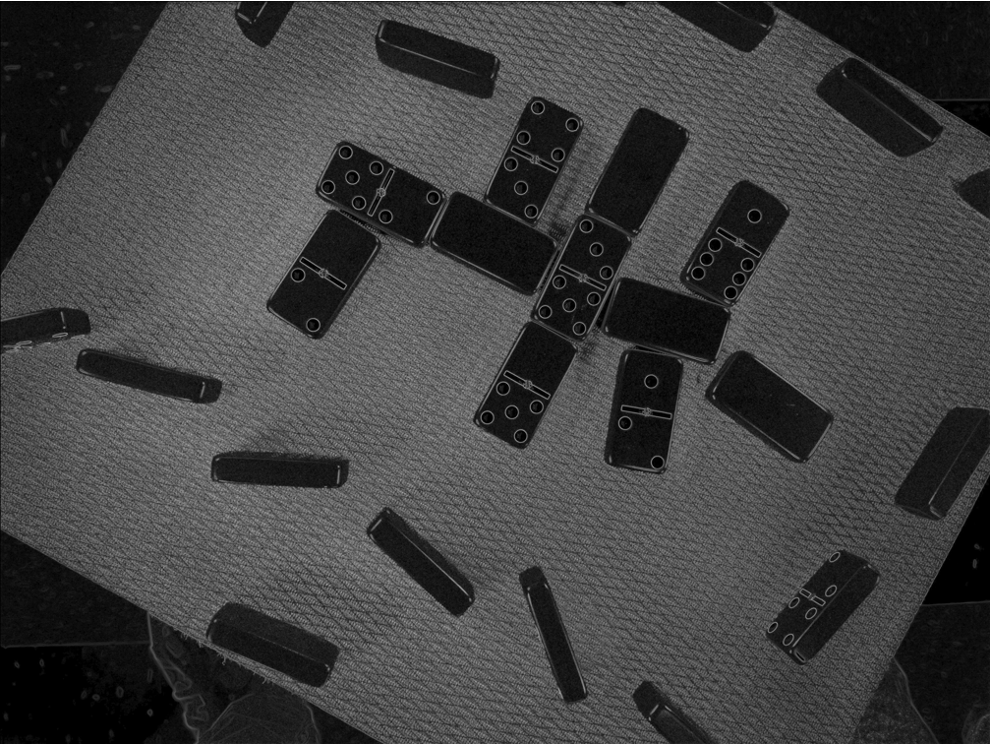
#> input picture Picture1.png, 990 x 744 px, given in place of bottom_a49.jpg, which was not available
$ jupyter execute 'Testing 1.ipynb'   (text cells are left out)
#> lines starting #> are read from the running program, lines starting #| are printed output that depends on the picture; after the words box and inside, x2 and y2 are one past the last pixel; in counts of white or black regions, pixels touching at a corner belong together; pictures that were not available may be replaced by others from this repository, and a replacement may not be noted
[cell 1]
import numpy as np
import matplotlib.pyplot as plt

[cell 2]
im_c = plt.imread("test set 1/bottom_a49.jpg")
#> im_c is the input picture: shape (744, 990, 4) float32; mean R, G, B, A 0.258, 0.258, 0.258, 0.999

[cell 3]
plt.imshow(im_c)

[cell 4]
from skimage import color

im_g = color.rgb2gray(im_c)

hist, bins = np.histogram(im_g,bins=np.linspace(0,1,101))
#> hist = 100 values, max 31316 at index 34, min 0 at index 62, mean 7365.6; bins = 101 values from 0 to 1

fig, ax = plt.subplots(ncols=2,figsize=(14,5))

ax[0].imshow(im_g, cmap='gray')
ax[1].bar(bins[:-1],hist,width=0.005)
#> figure, not shown here; panel 2: tallest bar 31316 high, from x = 0.338 to 0.343

[cell 5]
from skimage import exposure

im_eq = exposure.equalize_hist(im_g)
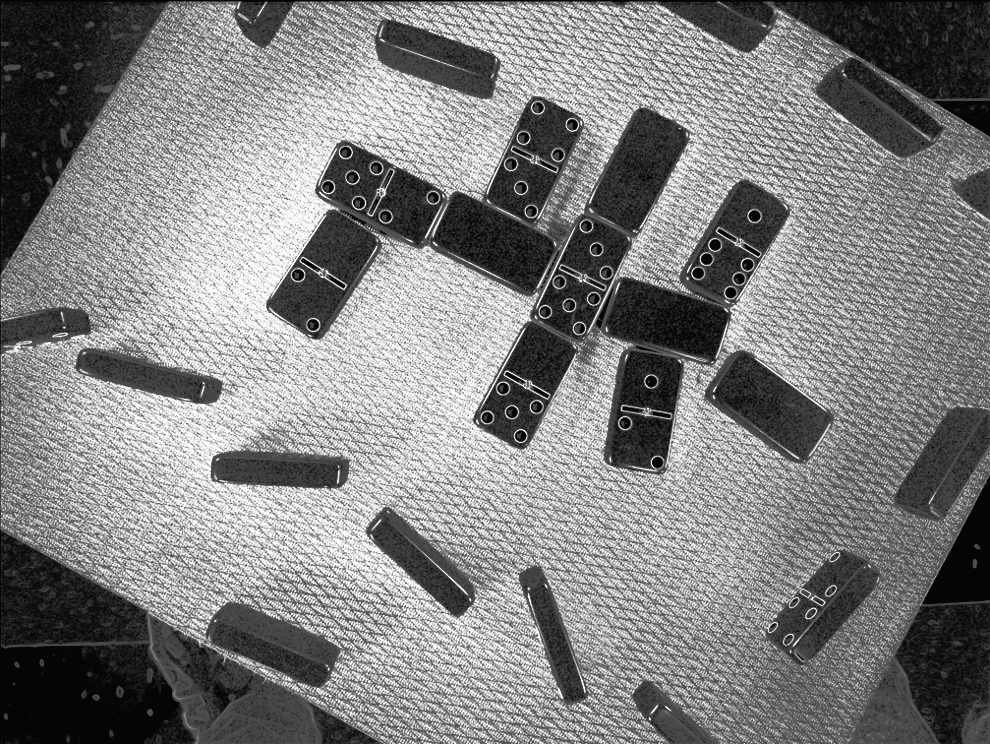
#> im_eq: shape (744, 990) float32; min 0.0215, max 1, mean 0.504

hist, bins = np.histogram(im_eq,bins=np.linspace(0,1,101))
#> hist = 100 values, max 21538 at index 2, min 0 at index 0, mean 7365.6

fig, ax = plt.subplots(ncols=2,figsize=(14,5))
ax[0].imshow(im_eq, cmap='gray')
ax[1].bar(bins[:-1],hist,width=0.005)
#> figure, not shown here; panel 2: tallest bar 21538 high, from x = 0.0175 to 0.0225

[cell 6]
import skimage.filters as flt
from skimage.morphology import square

def custom_uint(im):

    imin = np.min(im)
    imax = np.max(im)
    full = imax - imin
    new = np.round(255*(im - imin)/full, 0)
    return new.astype(int)

im_bg = flt.rank.mean(im_g,square(150))
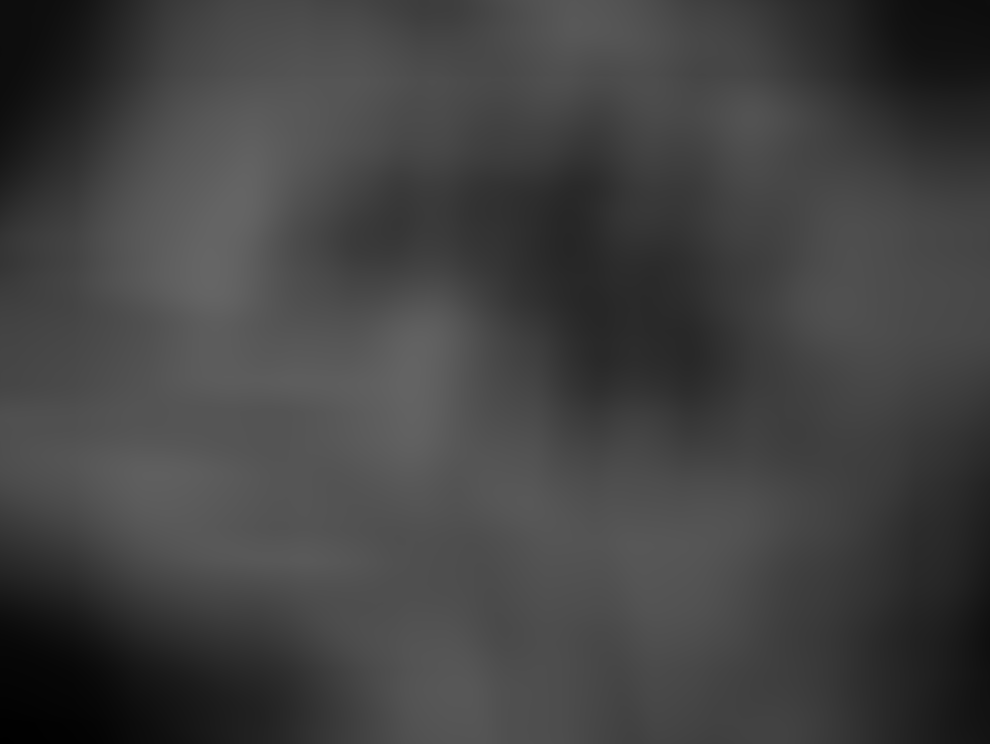
#> im_bg: shape (744, 990); min 0, max 101, mean 65.5
im_sub = custom_uint(im_g-1*im_bg)
#> in custom_uint, `imin = np.min(im)`: imin = -100.8
#> in custom_uint, `imax = np.max(im)`: imax = 0.0706
#> in custom_uint, `full = imax - imin`: full = 100.8

fig, ax = plt.subplots(ncols=2,figsize=(14,5))
ax[0].imshow(im_bg, cmap='gray')
ax[1].imshow(im_sub, cmap='gray')

[cell 7]
from skimage.feature import canny

edges = canny(im_eq,sigma=1.5)
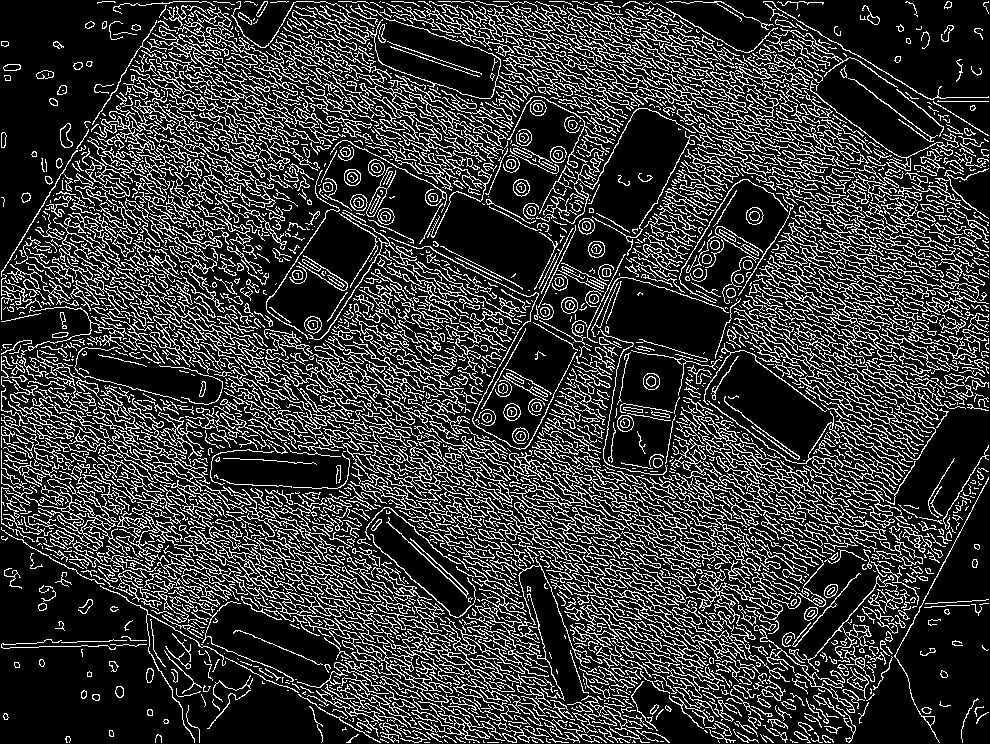
#> edges: shape (744, 990) bool; 21.6% white in thin lines or dots
plt.imshow(edges)

[cell 8]
thresh = flt.threshold_otsu(im_eq)
#> thresh = 0.505
thresh
#> Out = 0.505

[cell 9]
from skimage.morphology import closing

bw = closing(im_eq>thresh, square(20))
#> bw: shape (744, 990) bool; 73% white; 33 black regions, largest, box (x1, y1, x2, y2) and area: (0, 532, 367, 744) 41265, (0, 0, 166, 261) 23887, (781, 0, 990, 155) 21612
bw
fig, ax = plt.subplots(ncols=2,figsize=(14,5))
ax[0].imshow(im_g, cmap='gray')
ax[1].imshow(bw, cmap='gray')

[cell 10]
dot = plt.imread("template matching/singledot.jpg")
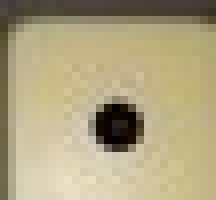
#> input picture template matching/singledot.jpg, 27 x 25 px (shown 8 times larger)
#> dot is the input picture: shape (25, 27, 3); mean R, G, B 174.3, 163.8, 128.2
plt.imshow(dot)

[cell 11]
dot.shape
#> Out = (25, 27, 3)

[cell 12]
just_the_dot = dot[10:20,10:20]
plt.imshow(just_the_dot)

[cell 13]
from skimage.feature import match_template

dot = color.rgb2gray(just_the_dot)
result = match_template(im_g,dot)
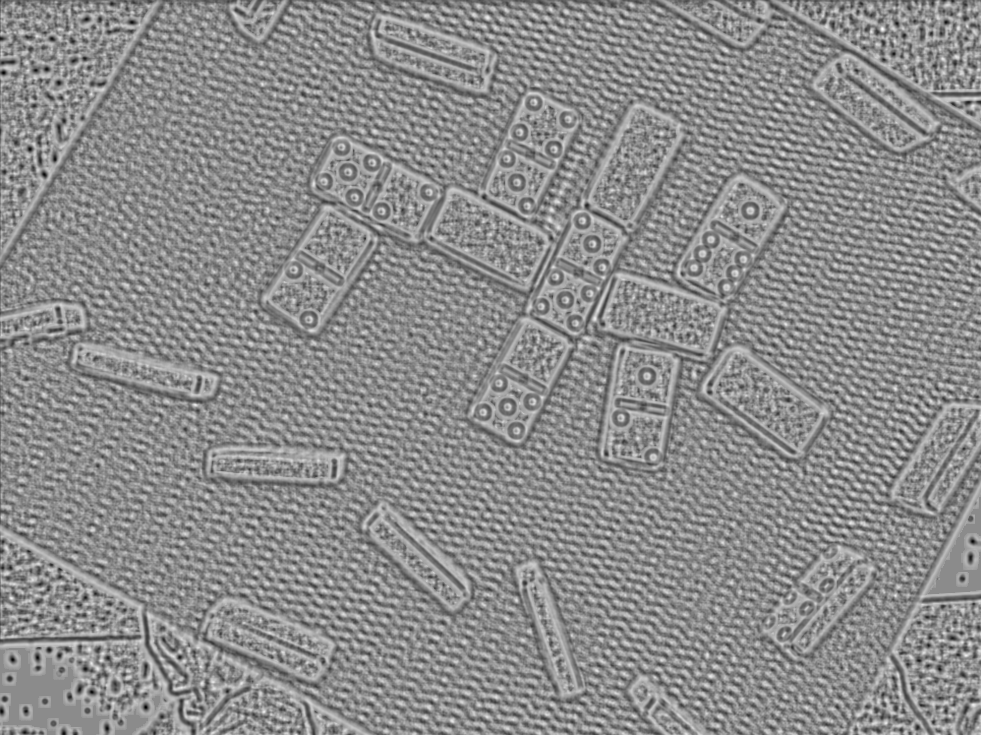
#> result: shape (735, 981) float32; min -0.92, max 0.757, mean 0.00413; drawn with min black and max white
plt.imshow(result)

[cell 14]
thresh_l = flt.threshold_local(im_g,69)
local = im_g>thresh_l
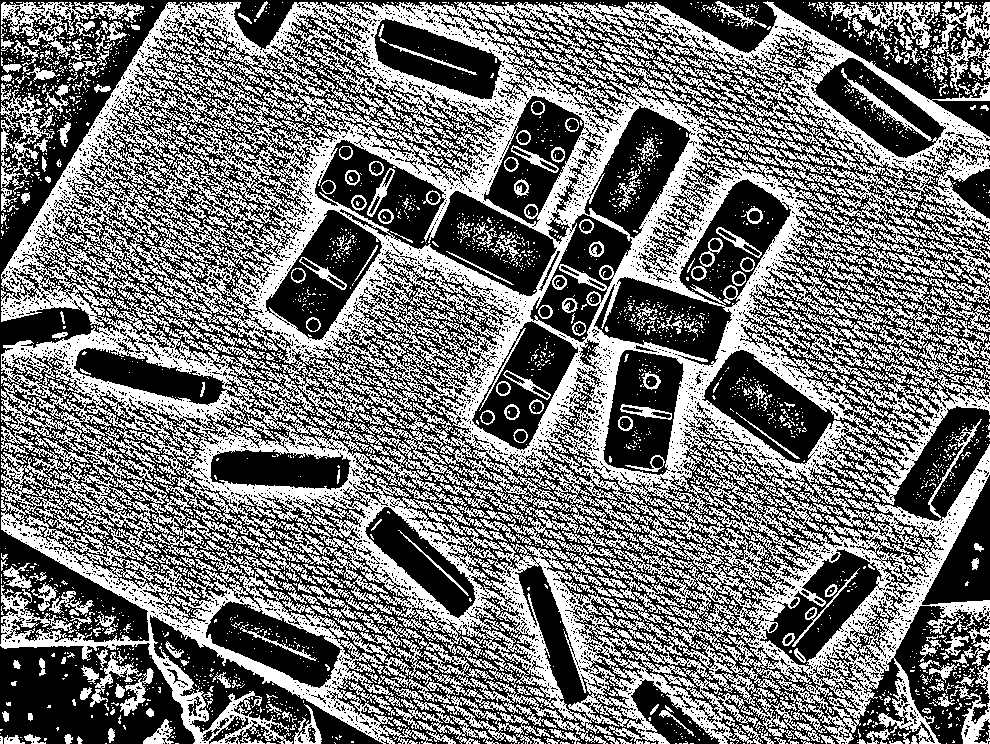
#> local: shape (744, 990) bool; 45.9% white; 3613 white regions (3230 under 20 px), largest, box (x1, y1, x2, y2) and area: (0, 1, 990, 744) 276499, (1, 2, 144, 46) 2127, (830, 2, 940, 64) 1852
im_local = local-im_g
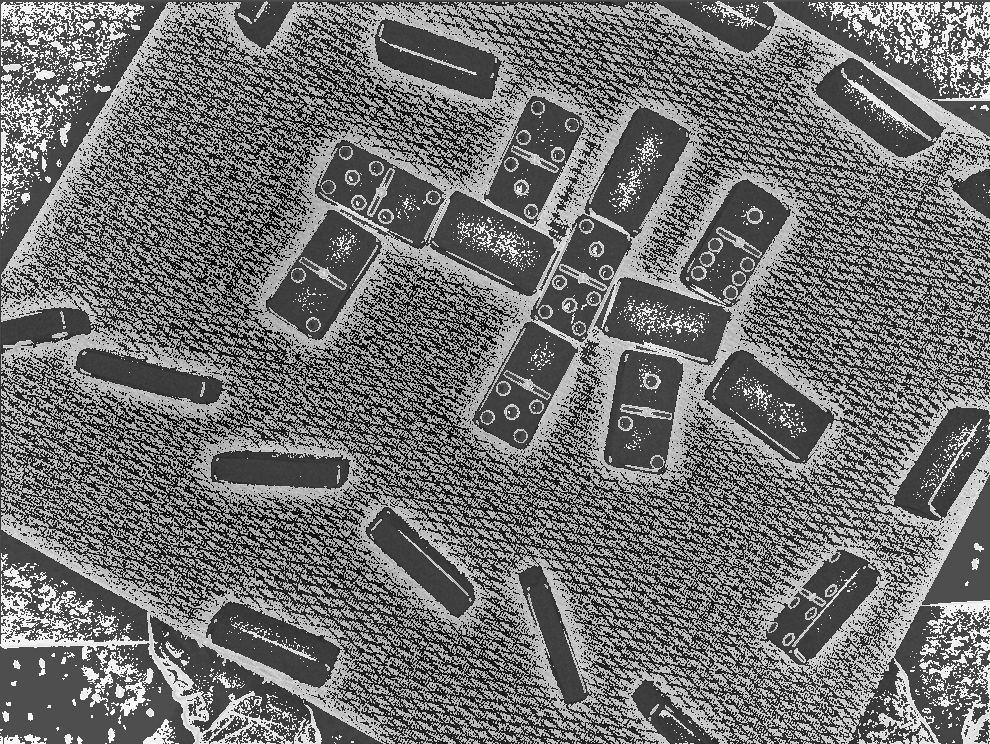
#> im_local: shape (744, 990) float32; min -0.443, max 0.996, mean 0.202; drawn with min black and max white

fig, ax = plt.subplots(ncols=2,figsize=(14,5))
ax[0].imshow(im_g, cmap='gray')
ax[1].imshow(im_local, cmap='gray')
